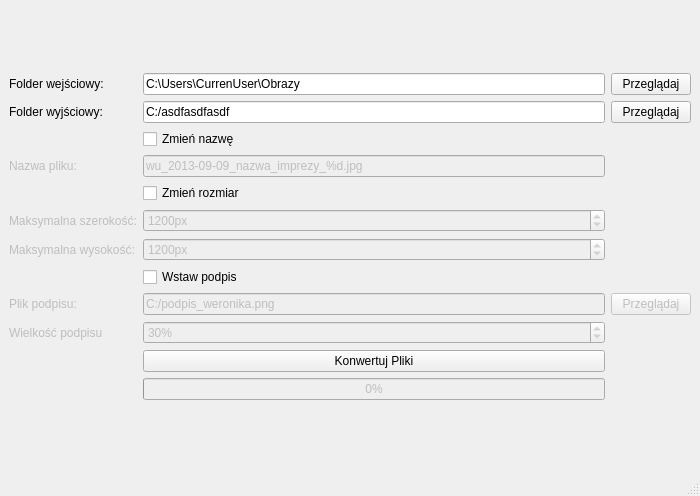
<?xml version="1.0" encoding="UTF-8"?>
<ui version="4.0">
 <author>Rafał Selewońko</author>
 <class>MainWindow</class>
 <widget class="QMainWindow" name="MainWindow">
  <property name="geometry">
   <rect>
    <x>0</x>
    <y>0</y>
    <width>700</width>
    <height>496</height>
   </rect>
  </property>
  <property name="minimumSize">
   <size>
    <width>700</width>
    <height>0</height>
   </size>
  </property>
  <property name="windowTitle">
   <string>Złośnica</string>
  </property>
  <widget class="QWidget" name="centralwidget">
   <layout class="QGridLayout" name="gridLayout">
    <item row="0" column="0">
     <layout class="QGridLayout" name="layout">
      <property name="rightMargin">
       <number>0</number>
      </property>
      <item row="9" column="1">
       <widget class="QSpinBox" name="labelSizeSpinBox">
        <property name="enabled">
         <bool>false</bool>
        </property>
        <property name="suffix">
         <string>%</string>
        </property>
        <property name="minimum">
         <number>1</number>
        </property>
        <property name="maximum">
         <number>100</number>
        </property>
        <property name="value">
         <number>30</number>
        </property>
       </widget>
      </item>
      <item row="8" column="0">
       <widget class="QLabel" name="labelFileLabel">
        <property name="enabled">
         <bool>false</bool>
        </property>
        <property name="text">
         <string>Plik podpisu:</string>
        </property>
        <property name="buddy">
         <cstring>labelFileLineEdit</cstring>
        </property>
       </widget>
      </item>
      <item row="0" column="0">
       <widget class="QLabel" name="inputDirLabel">
        <property name="text">
         <string>Folder wejściowy:</string>
        </property>
        <property name="buddy">
         <cstring>inputDirLineEdit</cstring>
        </property>
       </widget>
      </item>
      <item row="1" column="0">
       <widget class="QLabel" name="outputDirLabel">
        <property name="text">
         <string>Folder wyjściowy:</string>
        </property>
        <property name="buddy">
         <cstring>outputDirLineEdit</cstring>
        </property>
       </widget>
      </item>
      <item row="8" column="2">
       <widget class="QPushButton" name="labelFilePushButton">
        <property name="enabled">
         <bool>false</bool>
        </property>
        <property name="text">
         <string>Przeglądaj</string>
        </property>
       </widget>
      </item>
      <item row="8" column="1">
       <widget class="QLineEdit" name="labelFileLineEdit">
        <property name="enabled">
         <bool>false</bool>
        </property>
        <property name="text">
         <string>C:/podpis_weronika.png</string>
        </property>
       </widget>
      </item>
      <item row="9" column="0">
       <widget class="QLabel" name="labelSizeLabel">
        <property name="enabled">
         <bool>false</bool>
        </property>
        <property name="text">
         <string>Wielkość podpisu</string>
        </property>
        <property name="buddy">
         <cstring>labelSizeSpinBox</cstring>
        </property>
       </widget>
      </item>
      <item row="5" column="0">
       <widget class="QLabel" name="maxWidthLabel">
        <property name="enabled">
         <bool>false</bool>
        </property>
        <property name="text">
         <string>Maksymalna szerokość:</string>
        </property>
        <property name="buddy">
         <cstring>maxWidthSpinBox</cstring>
        </property>
       </widget>
      </item>
      <item row="6" column="0">
       <widget class="QLabel" name="maxHeightLabel">
        <property name="enabled">
         <bool>false</bool>
        </property>
        <property name="text">
         <string>Maksymalna wysokość:</string>
        </property>
        <property name="buddy">
         <cstring>maxHeightSpinBox</cstring>
        </property>
       </widget>
      </item>
      <item row="0" column="2">
       <widget class="QPushButton" name="inputDirPushButton">
        <property name="text">
         <string>Przeglądaj</string>
        </property>
       </widget>
      </item>
      <item row="0" column="1">
       <widget class="QLineEdit" name="inputDirLineEdit">
        <property name="text">
         <string>C:\Users\CurrenUser\Obrazy</string>
        </property>
       </widget>
      </item>
      <item row="6" column="1">
       <widget class="QSpinBox" name="maxHeightSpinBox">
        <property name="enabled">
         <bool>false</bool>
        </property>
        <property name="suffix">
         <string>px</string>
        </property>
        <property name="minimum">
         <number>10</number>
        </property>
        <property name="maximum">
         <number>5000</number>
        </property>
        <property name="value">
         <number>1200</number>
        </property>
       </widget>
      </item>
      <item row="1" column="1">
       <widget class="QLineEdit" name="outputDirLineEdit">
        <property name="text">
         <string>C:/asdfasdfasdf</string>
        </property>
       </widget>
      </item>
      <item row="2" column="1">
       <widget class="QCheckBox" name="changeNameCheckBox">
        <property name="enabled">
         <bool>true</bool>
        </property>
        <property name="text">
         <string>Zmień nazwę</string>
        </property>
        <property name="checked">
         <bool>false</bool>
        </property>
       </widget>
      </item>
      <item row="1" column="2">
       <widget class="QPushButton" name="outputDirPushButton">
        <property name="text">
         <string>Przeglądaj</string>
        </property>
       </widget>
      </item>
      <item row="3" column="1">
       <widget class="QLineEdit" name="changeNameLineEdit">
        <property name="enabled">
         <bool>false</bool>
        </property>
        <property name="text">
         <string>wu_2013-09-09_nazwa_imprezy_%d.jpg</string>
        </property>
       </widget>
      </item>
      <item row="3" column="0">
       <widget class="QLabel" name="changeNameLabel">
        <property name="enabled">
         <bool>false</bool>
        </property>
        <property name="text">
         <string>Nazwa pliku:</string>
        </property>
        <property name="buddy">
         <cstring>changeNameLineEdit</cstring>
        </property>
       </widget>
      </item>
      <item row="7" column="1">
       <widget class="QCheckBox" name="insertLabelCheckBox">
        <property name="text">
         <string>Wstaw podpis</string>
        </property>
        <property name="checked">
         <bool>false</bool>
        </property>
       </widget>
      </item>
      <item row="10" column="1">
       <widget class="QPushButton" name="processFIlesPushButton">
        <property name="enabled">
         <bool>true</bool>
        </property>
        <property name="text">
         <string>Konwertuj Pliki</string>
        </property>
       </widget>
      </item>
      <item row="11" column="1">
       <widget class="QProgressBar" name="processProgressBar">
        <property name="enabled">
         <bool>false</bool>
        </property>
        <property name="value">
         <number>0</number>
        </property>
        <property name="invertedAppearance">
         <bool>false</bool>
        </property>
        <property name="format">
         <string>%p%</string>
        </property>
       </widget>
      </item>
      <item row="5" column="1">
       <widget class="QSpinBox" name="maxWidthSpinBox">
        <property name="enabled">
         <bool>false</bool>
        </property>
        <property name="suffix">
         <string>px</string>
        </property>
        <property name="minimum">
         <number>10</number>
        </property>
        <property name="maximum">
         <number>5000</number>
        </property>
        <property name="value">
         <number>1200</number>
        </property>
       </widget>
      </item>
      <item row="4" column="1">
       <widget class="QCheckBox" name="changeSizeCheckBox">
        <property name="text">
         <string>Zmień rozmiar</string>
        </property>
        <property name="checked">
         <bool>false</bool>
        </property>
       </widget>
      </item>
     </layout>
    </item>
   </layout>
  </widget>
  <widget class="QMenuBar" name="menubar">
   <property name="geometry">
    <rect>
     <x>0</x>
     <y>0</y>
     <width>700</width>
     <height>29</height>
    </rect>
   </property>
  </widget>
  <widget class="QStatusBar" name="statusbar"/>
  <action name="actionProcessFiles">
   <property name="text">
    <string>Konwertuj Pliki</string>
   </property>
  </action>
  <action name="actionPreProcessFiles">
   <property name="text">
    <string>preProcessFiles</string>
   </property>
  </action>
 </widget>
 <resources/>
 <connections>
  <connection>
   <sender>changeNameCheckBox</sender>
   <signal>clicked(bool)</signal>
   <receiver>changeNameLineEdit</receiver>
   <slot>setEnabled(bool)</slot>
   <hints>
    <hint type="sourcelabel">
     <x>432</x>
     <y>125</y>
    </hint>
    <hint type="destinationlabel">
     <x>432</x>
     <y>160</y>
    </hint>
   </hints>
  </connection>
  <connection>
   <sender>changeNameCheckBox</sender>
   <signal>clicked(bool)</signal>
   <receiver>changeNameLabel</receiver>
   <slot>setEnabled(bool)</slot>
   <hints>
    <hint type="sourcelabel">
     <x>432</x>
     <y>125</y>
    </hint>
    <hint type="destinationlabel">
     <x>86</x>
     <y>160</y>
    </hint>
   </hints>
  </connection>
  <connection>
   <sender>changeSizeCheckBox</sender>
   <signal>clicked(bool)</signal>
   <receiver>maxWidthLabel</receiver>
   <slot>setEnabled(bool)</slot>
   <hints>
    <hint type="sourcelabel">
     <x>432</x>
     <y>194</y>
    </hint>
    <hint type="destinationlabel">
     <x>86</x>
     <y>229</y>
    </hint>
   </hints>
  </connection>
  <connection>
   <sender>changeSizeCheckBox</sender>
   <signal>clicked(bool)</signal>
   <receiver>maxWidthSpinBox</receiver>
   <slot>setEnabled(bool)</slot>
   <hints>
    <hint type="sourcelabel">
     <x>432</x>
     <y>194</y>
    </hint>
    <hint type="destinationlabel">
     <x>432</x>
     <y>229</y>
    </hint>
   </hints>
  </connection>
  <connection>
   <sender>changeSizeCheckBox</sender>
   <signal>clicked(bool)</signal>
   <receiver>maxHeightLabel</receiver>
   <slot>setEnabled(bool)</slot>
   <hints>
    <hint type="sourcelabel">
     <x>432</x>
     <y>194</y>
    </hint>
    <hint type="destinationlabel">
     <x>86</x>
     <y>266</y>
    </hint>
   </hints>
  </connection>
  <connection>
   <sender>changeSizeCheckBox</sender>
   <signal>clicked(bool)</signal>
   <receiver>maxHeightSpinBox</receiver>
   <slot>setEnabled(bool)</slot>
   <hints>
    <hint type="sourcelabel">
     <x>432</x>
     <y>194</y>
    </hint>
    <hint type="destinationlabel">
     <x>432</x>
     <y>266</y>
    </hint>
   </hints>
  </connection>
  <connection>
   <sender>insertLabelCheckBox</sender>
   <signal>clicked(bool)</signal>
   <receiver>labelFileLabel</receiver>
   <slot>setEnabled(bool)</slot>
   <hints>
    <hint type="sourcelabel">
     <x>432</x>
     <y>300</y>
    </hint>
    <hint type="destinationlabel">
     <x>86</x>
     <y>335</y>
    </hint>
   </hints>
  </connection>
  <connection>
   <sender>insertLabelCheckBox</sender>
   <signal>clicked(bool)</signal>
   <receiver>labelFileLineEdit</receiver>
   <slot>setEnabled(bool)</slot>
   <hints>
    <hint type="sourcelabel">
     <x>432</x>
     <y>300</y>
    </hint>
    <hint type="destinationlabel">
     <x>432</x>
     <y>335</y>
    </hint>
   </hints>
  </connection>
  <connection>
   <sender>insertLabelCheckBox</sender>
   <signal>clicked(bool)</signal>
   <receiver>labelSizeLabel</receiver>
   <slot>setEnabled(bool)</slot>
   <hints>
    <hint type="sourcelabel">
     <x>432</x>
     <y>300</y>
    </hint>
    <hint type="destinationlabel">
     <x>86</x>
     <y>372</y>
    </hint>
   </hints>
  </connection>
  <connection>
   <sender>insertLabelCheckBox</sender>
   <signal>clicked(bool)</signal>
   <receiver>labelSizeSpinBox</receiver>
   <slot>setEnabled(bool)</slot>
   <hints>
    <hint type="sourcelabel">
     <x>432</x>
     <y>300</y>
    </hint>
    <hint type="destinationlabel">
     <x>432</x>
     <y>372</y>
    </hint>
   </hints>
  </connection>
  <connection>
   <sender>insertLabelCheckBox</sender>
   <signal>clicked(bool)</signal>
   <receiver>labelFilePushButton</receiver>
   <slot>setEnabled(bool)</slot>
   <hints>
    <hint type="sourcelabel">
     <x>432</x>
     <y>300</y>
    </hint>
    <hint type="destinationlabel">
     <x>645</x>
     <y>335</y>
    </hint>
   </hints>
  </connection>
  <connection>
   <sender>processFIlesPushButton</sender>
   <signal>clicked()</signal>
   <receiver>actionPreProcessFiles</receiver>
   <slot>trigger()</slot>
   <hints>
    <hint type="sourcelabel">
     <x>432</x>
     <y>409</y>
    </hint>
    <hint type="destinationlabel">
     <x>-1</x>
     <y>-1</y>
    </hint>
   </hints>
  </connection>
  <connection>
   <sender>actionProcessFiles</sender>
   <signal>triggered(bool)</signal>
   <receiver>inputDirLineEdit</receiver>
   <slot>setEnabled(bool)</slot>
   <hints>
    <hint type="sourcelabel">
     <x>-1</x>
     <y>-1</y>
    </hint>
    <hint type="destinationlabel">
     <x>432</x>
     <y>62</y>
    </hint>
   </hints>
  </connection>
  <connection>
   <sender>actionProcessFiles</sender>
   <signal>triggered(bool)</signal>
   <receiver>changeNameCheckBox</receiver>
   <slot>setEnabled(bool)</slot>
   <hints>
    <hint type="sourcelabel">
     <x>-1</x>
     <y>-1</y>
    </hint>
    <hint type="destinationlabel">
     <x>432</x>
     <y>125</y>
    </hint>
   </hints>
  </connection>
  <connection>
   <sender>actionProcessFiles</sender>
   <signal>triggered(bool)</signal>
   <receiver>changeNameLabel</receiver>
   <slot>setEnabled(bool)</slot>
   <hints>
    <hint type="sourcelabel">
     <x>-1</x>
     <y>-1</y>
    </hint>
    <hint type="destinationlabel">
     <x>86</x>
     <y>160</y>
    </hint>
   </hints>
  </connection>
  <connection>
   <sender>actionProcessFiles</sender>
   <signal>triggered(bool)</signal>
   <receiver>changeNameLineEdit</receiver>
   <slot>setEnabled(bool)</slot>
   <hints>
    <hint type="sourcelabel">
     <x>-1</x>
     <y>-1</y>
    </hint>
    <hint type="destinationlabel">
     <x>432</x>
     <y>160</y>
    </hint>
   </hints>
  </connection>
  <connection>
   <sender>actionProcessFiles</sender>
   <signal>triggered(bool)</signal>
   <receiver>changeSizeCheckBox</receiver>
   <slot>setEnabled(bool)</slot>
   <hints>
    <hint type="sourcelabel">
     <x>-1</x>
     <y>-1</y>
    </hint>
    <hint type="destinationlabel">
     <x>432</x>
     <y>194</y>
    </hint>
   </hints>
  </connection>
  <connection>
   <sender>actionProcessFiles</sender>
   <signal>triggered(bool)</signal>
   <receiver>inputDirLabel</receiver>
   <slot>setEnabled(bool)</slot>
   <hints>
    <hint type="sourcelabel">
     <x>-1</x>
     <y>-1</y>
    </hint>
    <hint type="destinationlabel">
     <x>86</x>
     <y>62</y>
    </hint>
   </hints>
  </connection>
  <connection>
   <sender>actionProcessFiles</sender>
   <signal>triggered(bool)</signal>
   <receiver>inputDirPushButton</receiver>
   <slot>setEnabled(bool)</slot>
   <hints>
    <hint type="sourcelabel">
     <x>-1</x>
     <y>-1</y>
    </hint>
    <hint type="destinationlabel">
     <x>645</x>
     <y>54</y>
    </hint>
   </hints>
  </connection>
  <connection>
   <sender>actionProcessFiles</sender>
   <signal>triggered(bool)</signal>
   <receiver>insertLabelCheckBox</receiver>
   <slot>setEnabled(bool)</slot>
   <hints>
    <hint type="sourcelabel">
     <x>-1</x>
     <y>-1</y>
    </hint>
    <hint type="destinationlabel">
     <x>432</x>
     <y>300</y>
    </hint>
   </hints>
  </connection>
  <connection>
   <sender>actionProcessFiles</sender>
   <signal>triggered(bool)</signal>
   <receiver>labelFileLabel</receiver>
   <slot>setEnabled(bool)</slot>
   <hints>
    <hint type="sourcelabel">
     <x>-1</x>
     <y>-1</y>
    </hint>
    <hint type="destinationlabel">
     <x>86</x>
     <y>335</y>
    </hint>
   </hints>
  </connection>
  <connection>
   <sender>actionProcessFiles</sender>
   <signal>triggered(bool)</signal>
   <receiver>labelFileLineEdit</receiver>
   <slot>setEnabled(bool)</slot>
   <hints>
    <hint type="sourcelabel">
     <x>-1</x>
     <y>-1</y>
    </hint>
    <hint type="destinationlabel">
     <x>432</x>
     <y>335</y>
    </hint>
   </hints>
  </connection>
  <connection>
   <sender>actionProcessFiles</sender>
   <signal>triggered(bool)</signal>
   <receiver>labelFilePushButton</receiver>
   <slot>setEnabled(bool)</slot>
   <hints>
    <hint type="sourcelabel">
     <x>-1</x>
     <y>-1</y>
    </hint>
    <hint type="destinationlabel">
     <x>645</x>
     <y>335</y>
    </hint>
   </hints>
  </connection>
  <connection>
   <sender>actionProcessFiles</sender>
   <signal>triggered(bool)</signal>
   <receiver>labelSizeLabel</receiver>
   <slot>setEnabled(bool)</slot>
   <hints>
    <hint type="sourcelabel">
     <x>-1</x>
     <y>-1</y>
    </hint>
    <hint type="destinationlabel">
     <x>86</x>
     <y>372</y>
    </hint>
   </hints>
  </connection>
  <connection>
   <sender>actionProcessFiles</sender>
   <signal>triggered(bool)</signal>
   <receiver>labelSizeSpinBox</receiver>
   <slot>setEnabled(bool)</slot>
   <hints>
    <hint type="sourcelabel">
     <x>-1</x>
     <y>-1</y>
    </hint>
    <hint type="destinationlabel">
     <x>432</x>
     <y>372</y>
    </hint>
   </hints>
  </connection>
  <connection>
   <sender>actionProcessFiles</sender>
   <signal>triggered(bool)</signal>
   <receiver>maxHeightLabel</receiver>
   <slot>setEnabled(bool)</slot>
   <hints>
    <hint type="sourcelabel">
     <x>-1</x>
     <y>-1</y>
    </hint>
    <hint type="destinationlabel">
     <x>86</x>
     <y>266</y>
    </hint>
   </hints>
  </connection>
  <connection>
   <sender>actionProcessFiles</sender>
   <signal>triggered(bool)</signal>
   <receiver>maxHeightSpinBox</receiver>
   <slot>setEnabled(bool)</slot>
   <hints>
    <hint type="sourcelabel">
     <x>-1</x>
     <y>-1</y>
    </hint>
    <hint type="destinationlabel">
     <x>432</x>
     <y>266</y>
    </hint>
   </hints>
  </connection>
  <connection>
   <sender>actionProcessFiles</sender>
   <signal>triggered(bool)</signal>
   <receiver>maxWidthLabel</receiver>
   <slot>setEnabled(bool)</slot>
   <hints>
    <hint type="sourcelabel">
     <x>-1</x>
     <y>-1</y>
    </hint>
    <hint type="destinationlabel">
     <x>86</x>
     <y>229</y>
    </hint>
   </hints>
  </connection>
  <connection>
   <sender>actionProcessFiles</sender>
   <signal>triggered(bool)</signal>
   <receiver>maxWidthSpinBox</receiver>
   <slot>setEnabled(bool)</slot>
   <hints>
    <hint type="sourcelabel">
     <x>-1</x>
     <y>-1</y>
    </hint>
    <hint type="destinationlabel">
     <x>432</x>
     <y>229</y>
    </hint>
   </hints>
  </connection>
  <connection>
   <sender>actionProcessFiles</sender>
   <signal>triggered(bool)</signal>
   <receiver>outputDirLabel</receiver>
   <slot>setEnabled(bool)</slot>
   <hints>
    <hint type="sourcelabel">
     <x>-1</x>
     <y>-1</y>
    </hint>
    <hint type="destinationlabel">
     <x>86</x>
     <y>91</y>
    </hint>
   </hints>
  </connection>
  <connection>
   <sender>actionProcessFiles</sender>
   <signal>triggered(bool)</signal>
   <receiver>outputDirLineEdit</receiver>
   <slot>setEnabled(bool)</slot>
   <hints>
    <hint type="sourcelabel">
     <x>-1</x>
     <y>-1</y>
    </hint>
    <hint type="destinationlabel">
     <x>432</x>
     <y>91</y>
    </hint>
   </hints>
  </connection>
  <connection>
   <sender>actionProcessFiles</sender>
   <signal>triggered(bool)</signal>
   <receiver>outputDirPushButton</receiver>
   <slot>setEnabled(bool)</slot>
   <hints>
    <hint type="sourcelabel">
     <x>-1</x>
     <y>-1</y>
    </hint>
    <hint type="destinationlabel">
     <x>645</x>
     <y>91</y>
    </hint>
   </hints>
  </connection>
  <connection>
   <sender>actionProcessFiles</sender>
   <signal>triggered(bool)</signal>
   <receiver>processFIlesPushButton</receiver>
   <slot>setEnabled(bool)</slot>
   <hints>
    <hint type="sourcelabel">
     <x>-1</x>
     <y>-1</y>
    </hint>
    <hint type="destinationlabel">
     <x>432</x>
     <y>409</y>
    </hint>
   </hints>
  </connection>
  <connection>
   <sender>actionProcessFiles</sender>
   <signal>triggered(bool)</signal>
   <receiver>processProgressBar</receiver>
   <slot>setDisabled(bool)</slot>
   <hints>
    <hint type="sourcelabel">
     <x>-1</x>
     <y>-1</y>
    </hint>
    <hint type="destinationlabel">
     <x>432</x>
     <y>445</y>
    </hint>
   </hints>
  </connection>
 </connections>
</ui>
